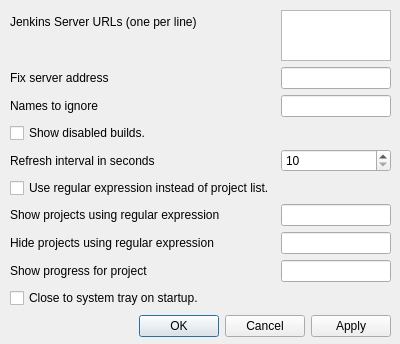
<?xml version="1.0" encoding="UTF-8"?>
<ui version="4.0">
 <class>SettingsDialogClass</class>
 <widget class="QDialog" name="SettingsDialogClass">
  <property name="geometry">
   <rect>
    <x>0</x>
    <y>0</y>
    <width>400</width>
    <height>344</height>
   </rect>
  </property>
  <property name="windowTitle">
   <string>Settings</string>
  </property>
  <widget class="QDialogButtonBox" name="buttonBox">
   <property name="geometry">
    <rect>
     <x>10</x>
     <y>310</y>
     <width>381</width>
     <height>32</height>
    </rect>
   </property>
   <property name="orientation">
    <enum>Qt::Horizontal</enum>
   </property>
   <property name="standardButtons">
    <set>QDialogButtonBox::Apply|QDialogButtonBox::Cancel|QDialogButtonBox::Ok</set>
   </property>
  </widget>
  <widget class="QWidget" name="formLayoutWidget">
   <property name="geometry">
    <rect>
     <x>10</x>
     <y>10</y>
     <width>381</width>
     <height>298</height>
    </rect>
   </property>
   <layout class="QFormLayout" name="formLayout">
    <item row="0" column="0">
     <widget class="QLabel" name="label">
      <property name="text">
       <string>Jenkins Server URLs (one per line)</string>
      </property>
     </widget>
    </item>
    <item row="0" column="1">
     <widget class="QPlainTextEdit" name="serverURLs">
      <property name="sizeAdjustPolicy">
       <enum>QAbstractScrollArea::AdjustToContents</enum>
      </property>
      <property name="backgroundVisible">
       <bool>false</bool>
      </property>
     </widget>
    </item>
    <item row="1" column="0">
     <widget class="QLabel" name="label_4">
      <property name="text">
       <string>Fix server address</string>
      </property>
     </widget>
    </item>
    <item row="1" column="1">
     <widget class="QLineEdit" name="fixServerAddress"/>
    </item>
    <item row="2" column="0">
     <widget class="QLabel" name="label_2">
      <property name="text">
       <string>Names to ignore</string>
      </property>
     </widget>
    </item>
    <item row="2" column="1">
     <widget class="QLineEdit" name="nameIgnoreList"/>
    </item>
    <item row="3" column="0">
     <widget class="QCheckBox" name="showDisabledBuilds">
      <property name="text">
       <string>Show disabled builds.</string>
      </property>
     </widget>
    </item>
    <item row="4" column="0">
     <widget class="QLabel" name="refreshIntervalLabel">
      <property name="text">
       <string>Refresh interval in seconds</string>
      </property>
     </widget>
    </item>
    <item row="4" column="1">
     <widget class="QSpinBox" name="refreshInterval">
      <property name="minimum">
       <number>10</number>
      </property>
      <property name="maximum">
       <number>300</number>
      </property>
      <property name="singleStep">
       <number>10</number>
      </property>
     </widget>
    </item>
    <item row="5" column="0">
     <widget class="QCheckBox" name="useRegExProjectFilter">
      <property name="text">
       <string>Use regular expression instead of project list.</string>
      </property>
     </widget>
    </item>
    <item row="6" column="0">
     <widget class="QLabel" name="projectIncludeRegExpLabel">
      <property name="text">
       <string>Show projects using regular expression</string>
      </property>
     </widget>
    </item>
    <item row="6" column="1">
     <widget class="QLineEdit" name="projectIncludeRegExp"/>
    </item>
    <item row="7" column="0">
     <widget class="QLabel" name="projectExcludeRegExpLabel">
      <property name="text">
       <string>Hide projects using regular expression</string>
      </property>
     </widget>
    </item>
    <item row="7" column="1">
     <widget class="QLineEdit" name="projectExcludeRegExp"/>
    </item>
    <item row="8" column="0">
     <widget class="QLabel" name="label_3">
      <property name="text">
       <string>Show progress for project</string>
      </property>
     </widget>
    </item>
    <item row="8" column="1">
     <widget class="QLineEdit" name="showProgressForProject"/>
    </item>
    <item row="9" column="0">
     <widget class="QCheckBox" name="closeToTrayOnStartup">
      <property name="text">
       <string>Close to system tray on startup.</string>
      </property>
     </widget>
    </item>
   </layout>
  </widget>
 </widget>
 <tabstops>
  <tabstop>serverURLs</tabstop>
  <tabstop>fixServerAddress</tabstop>
  <tabstop>nameIgnoreList</tabstop>
  <tabstop>showDisabledBuilds</tabstop>
  <tabstop>refreshInterval</tabstop>
  <tabstop>useRegExProjectFilter</tabstop>
  <tabstop>projectIncludeRegExp</tabstop>
  <tabstop>projectExcludeRegExp</tabstop>
  <tabstop>showProgressForProject</tabstop>
  <tabstop>closeToTrayOnStartup</tabstop>
 </tabstops>
 <resources/>
 <connections>
  <connection>
   <sender>buttonBox</sender>
   <signal>accepted()</signal>
   <receiver>SettingsDialogClass</receiver>
   <slot>accept()</slot>
   <hints>
    <hint type="sourcelabel">
     <x>248</x>
     <y>254</y>
    </hint>
    <hint type="destinationlabel">
     <x>157</x>
     <y>274</y>
    </hint>
   </hints>
  </connection>
  <connection>
   <sender>buttonBox</sender>
   <signal>rejected()</signal>
   <receiver>SettingsDialogClass</receiver>
   <slot>reject()</slot>
   <hints>
    <hint type="sourcelabel">
     <x>316</x>
     <y>260</y>
    </hint>
    <hint type="destinationlabel">
     <x>286</x>
     <y>274</y>
    </hint>
   </hints>
  </connection>
 </connections>
</ui>
